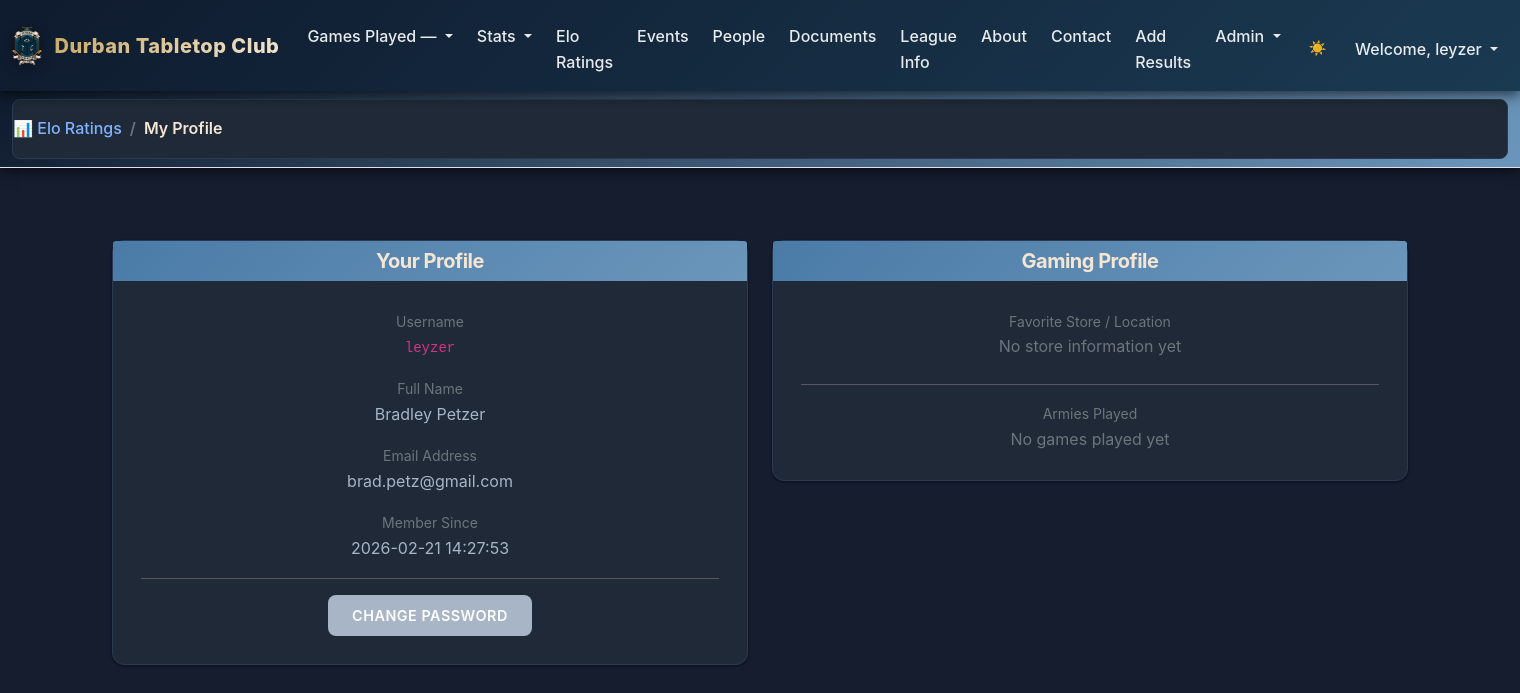
Screenshot of /profile (signed in) with the database file from the repository.
### tables this page shows
CREATE TABLE users (
    user_id        INTEGER PRIMARY KEY,
    email          TEXT NOT NULL UNIQUE,
    "user_name"   TEXT NOT NULL,
    password_hash  TEXT NOT NULL,
    is_active      INTEGER NOT NULL DEFAULT 1,
    created_at     TEXT NOT NULL DEFAULT (datetime('now'))
, "full_name" TEXT NOT NULL, is_provisional INTEGER DEFAULT 0);

### routes/main.py (the view, shortened to what this page needs)
@main_bp.route("/profile", methods=["GET", "POST"])
@login_required
def profile():
    user_id = int(session["user_id"])
    year = CURRENT_YEAR()
    try:
        with sqlite3.connect('GPTLeague.db') as connection:
            connection.row_factory = sqlite3.Row
            cursor = connection.cursor()
            if request.method == "GET":
                user = cursor.execute(
                    "SELECT user_id, email, user_name, full_name, is_active, created_at FROM users WHERE user_id=?",
                    (user_id,)
                ).fetchone()
                from helpers import is_admin
                is_user_admin = is_admin(user_id)
                armies_played = cursor.execute("""
                    SELECT f.faction_name, s.system_name, COUNT(*) as game_count
                    FROM game_participants gp
                    JOIN factions f ON gp.faction_id = f.faction_id
                    JOIN games g ON gp.game_id = g.game_id
                    JOIN systems s ON g.system_id = s.system_id
                    WHERE gp.player_id = ?
                    GROUP BY f.faction_id, s.system_id
                    ORDER BY s.system_name, game_count DESC
                """, (user_id,)).fetchall()
                favorite_store = cursor.execute("""
                    SELECT l.name, l.city, COUNT(*) as game_count
                    FROM games g
                    JOIN game_participants gp ON g.game_id = gp.game_id
                    JOIN locations l ON g.location_id = l.location_id
                    WHERE gp.player_id = ?
                    GROUP BY g.location_id
                    ORDER BY game_count DESC
                    LIMIT 1
                """, (user_id,)).fetchone()
                users_list = []
                if is_user_admin:
                    users_list = cursor.execute("""
                        SELECT u.user_id, u.user_name, u.full_name,
                        CASE WHEN EXISTS (
                            SELECT 1 FROM user_roles
                            WHERE user_roles.user_id = u.user_id AND role = 'admin'
                        ) THEN 1 ELSE 0 END AS is_admin
                        FROM users u
                        ORDER BY u.user_name
                    """).fetchall()
                return render_template("profile.html",
                                       user=user,
                                       users_list=users_list,
                                       is_user_admin=is_user_admin,
                                       armies_played=armies_played,
                                       favorite_store=favorite_store,
                                       CURRENT_YEAR=year)
    except Exception as e:
        logger.error(f"Error in profile: {str(e)}")
        flash('An error occurred loading profile', 'warning')
        return apology("An error occurred loading profile", 400)

### templates/profile.html (shortened to what this page needs)
{% extends "layout.html" %}
{% block main %}
<div class="container mt-4">
    <div class="row">
        <div class="col-lg-6 mb-4">
            <div class="card">
                <div class="card-header bg-primary text-white">
                    <h5 class="mb-0">Your Profile</h5>
                </div>
                <div class="card-body">
                    <div class="mb-3">
                        <label class="text-muted small">Username</label>
                        <p class="mb-0"><code>{{ user.user_name }}</code></p>
                    </div>
                    <div class="mb-3">
                        <label class="text-muted small">Full Name</label>
                        <p class="mb-0">{{ user.full_name }}</p>
                    </div>
                    <div class="mb-3">
                        <label class="text-muted small">Email Address</label>
                        <p class="mb-0">{{ user.email }}</p>
                    </div>
                    <div class="mb-3">
                        <label class="text-muted small">Member Since</label>
                        <p class="mb-0">{{ user.created_at }}</p>
                    </div>
                    <hr>
                    <a href="{{ url_for('auth.reset_password') }}" class="btn btn-secondary">Change Password</a>
                </div>
            </div>
        </div>
        <div class="col-lg-6 mb-4">
            <div class="card">
                <div class="card-header bg-info text-white">
                    <h5 class="mb-0">Gaming Profile</h5>
                </div>
                <div class="card-body">
                    <div class="mb-4">
                        <label class="text-muted small">Favorite Store / Location</label>
                        {% if favorite_store %}
                            <p class="mb-1"><strong>{{ favorite_store.name }}</strong></p>
                            {% if favorite_store.city %}
                                <p class="text-muted small mb-0">{{ favorite_store.city }} • {{ favorite_store.game_count }} games</p>
                            {% else %}
                                <p class="text-muted small mb-0">{{ favorite_store.game_count }} games</p>
                            {% endif %}
                        {% else %}
                            <p class="text-muted mb-0">No store information yet</p>
                        {% endif %}
                    </div>
                    <hr>
                    <div>
                        <label class="text-muted small">Armies Played</label>
                        {% if armies_played %}
                            {% set current_system = None %}
                            {% for army in armies_played %}
                                {% if current_system != army.system_name %}
                                    {% if current_system != None %}
                                        </div>
                                    {% endif %}
                                    <div class="mt-2">
                                        <small class="text-muted fw-bold">{{ army.system_name }}</small>
                                    {% set current_system = army.system_name %}
                                {% endif %}
                                <div class="d-flex justify-content-between align-items-center py-2 border-bottom">
                                    <span>{{ army.faction_name }}</span>
                                    <span class="badge bg-secondary">{{ army.game_count }} games</span>
                                </div>
                            {% endfor %}
                            </div>
                        {% else %}
                            <p class="text-muted mb-0">No games played yet</p>
                        {% endif %}
                    </div>
                </div>
            </div>
        </div>
    </div>
</div>
{% endblock %}

### templates/layout.html (shortened to what this page needs)
<!DOCTYPE html>
<html lang="en">
<head>
  <link href="https://cdn.jsdelivr.net/npm/bootstrap@5.1.3/dist/css/bootstrap.min.css"
 rel="stylesheet">
  <link href="{{ url_for('static', filename='styles.css') }}" rel="stylesheet">
</head>
    <body>
        <nav class="navbar navbar-expand-md navbar-dark dtc-navbar">
            <div class="container-fluid">
                <a class="navbar-brand dtc-brand" href="/overall">
                    <img src="{{ url_for('static', filename='dtc_logo.png') }}" alt="DTC Logo" class="dtc-logo">
                    <span class="brand-text">Durban Tabletop Club</span>
                </a>
                <div class="collapse navbar-collapse" id="navbar">
                    {% if current_user%}
                        <ul class="navbar-nav ms-auto mt-2">
                            <li class="nav-item dropdown">
                                <a class="nav-link dropdown-toggle" href="#" id="systemDropdown" role="button"
                                data-bs-toggle="dropdown" aria-expanded="false">
                                Games Played — {{ system_name }}
                                </a>
                            </li>
                            <li class="nav-item dropdown">
                                <a class="nav-link dropdown-toggle" href="#" id="statsDropdown" role="button"
                                data-bs-toggle="dropdown" aria-expanded="false">
                                Stats
                                </a>
                            </li>
                            <li class="nav-item"><a class="nav-link" href="/elo_ratings">Elo Ratings</a></li>
                            <li class="nav-item"><a class="nav-link" href="{{ url_for('main.events') }}">Events</a></li>
                            <li class="nav-item"><a class="nav-link" href="{{ url_for('main.people') }}">People</a></li>
                            <li class="nav-item"><a class="nav-link" href="{{ url_for('main.documents') }}">Documents</a></li>
                            <li class="nav-item"><a class="nav-link" href="{{ url_for('main.league_formats') }}">League Info</a></li>
                            <li class="nav-item"><a class="nav-link" href="/about">About</a></li>
                            <li class="nav-item"><a class="nav-link" href="{{ url_for('main.contact') }}">Contact</a></li>
                            {% if current_user and current_user.is_admin %}
                                <li class="nav-item"><a class="nav-link" href="{{ url_for('leagues.league') }}">Add Results</a></li>
                                <li class="nav-item dropdown">
                                    <a class="nav-link dropdown-toggle" href="#" id="adminDropdown" role="button" data-bs-toggle="dropdown" aria-expanded="false">
                                        Admin
                                    </a>
                                </li>
                            {% endif %}
                        </ul>
                        <ul class="navbar-nav ms-auto mt-2">
                            <li class="nav-item">
                                <button class="nav-link btn btn-link dark-mode-toggle" type="button" aria-label="Toggle dark mode" style="border: none; background: none; padding: 0.5rem 0.75rem; color: rgba(255, 255, 255, 0.9);">
                                    <span class="theme-icon">🌙</span>
                                </button>
                            </li>
                            <li class="nav-item dropdown">
                                <a class="nav-link dropdown-toggle" href="#" id="userDropdown" role="button"
                                data-bs-toggle="dropdown" aria-expanded="false">
                                Welcome, {{ current_user['user_name'] }}
                                </a>
                            </li>
                        </ul>
                    {% endif %}
                </div>
            </div>
        </nav>
        {% block breadcrumbs %}
        <nav aria-label="breadcrumb" class="bg-light py-2 border-bottom">
            <div class="container-fluid">
                <ol class="breadcrumb mb-0">
                    {% if request.path == '/' or request.path.startswith('/overall') %}
                        <li class="breadcrumb-item active">Overall</li>
                    {% elif request.path.startswith('/factionstats') %}
                        <li class="breadcrumb-item"><a href="/elo_ratings">📊 Elo Ratings</a></li>
                        <li class="breadcrumb-item active">Faction Stats</li>
                    {% elif request.path.startswith('/playerstats') %}
                        <li class="breadcrumb-item"><a href="/elo_ratings">📊 Elo Ratings</a></li>
                        <li class="breadcrumb-item active">Player Stats</li>
                    {% elif request.path.startswith('/store_reports') %}
                        <li class="breadcrumb-item"><a href="/elo_ratings">📊 Elo Ratings</a></li>
                        <li class="breadcrumb-item active">Store Reports</li>
                    {% elif request.path.startswith('/overall') %}
                        <li class="breadcrumb-item active">Overall</li>
                    {% elif request.path.startswith('/events') %}
                        <li class="breadcrumb-item"><a href="/overall">Overall</a></li>
                        <li class="breadcrumb-item active">Events Calendar</li>
                    {% elif request.path.startswith('/people') %}
                        <li class="breadcrumb-item"><a href="/overall">Overall</a></li>
                        <li class="breadcrumb-item active">Club People</li>
                    {% elif request.path.startswith('/documents') %}
                        <li class="breadcrumb-item"><a href="/overall">Overall</a></li>
                        <li class="breadcrumb-item active">Club Documents</li>
                    {% elif request.path.startswith('/league_formats') %}
                        <li class="breadcrumb-item"><a href="/elo_ratings">📊 Elo Ratings</a></li>
                        <li class="breadcrumb-item active">Scoring Formats</li>
                    {% elif request.path.startswith('/admin/league') %}
                        <li class="breadcrumb-item"><a href="{{ url_for('admin.admin_memberships_dashboard') }}">Admin Dashboard</a></li>
                        <li class="breadcrumb-item active">League Settings</li>
                    {% elif request.path.startswith('/profile') %}
                        <li class="breadcrumb-item"><a href="/elo_ratings">📊 Elo Ratings</a></li>
                        <li class="breadcrumb-item active">My Profile</li>
                    {% elif request.path.startswith('/league') %}
                        <li class="breadcrumb-item"><a href="{{ url_for('leagues.league') }}">Add Results</a></li>
                    {% elif request.path.startswith('/admin/memberships') %}
                        <li class="breadcrumb-item"><a href="{{ url_for('admin.admin_memberships_dashboard') }}">Admin Dashboard</a></li>
                        <li class="breadcrumb-item active">Manage Memberships</li>
                    {% elif request.path.startswith('/admin/manage_users') %}
                        <li class="breadcrumb-item"><a href="{{ url_for('admin.admin_memberships_dashboard') }}">Admin Dashboard</a></li>
                        <li class="breadcrumb-item active">Manage Users</li>
                    {% elif request.path.startswith('/admin/batch_upload_users') %}
                        <li class="breadcrumb-item"><a href="{{ url_for('admin.admin_memberships_dashboard') }}">Admin Dashboard</a></li>
                        <li class="breadcrumb-item active">Batch Add Users</li>
                    {% elif request.path.startswith('/admin/batch_upload') %}
                        <li class="breadcrumb-item"><a href="{{ url_for('admin.admin_memberships_dashboard') }}">Admin Dashboard</a></li>
                        <li class="breadcrumb-item active">Batch Upload Results</li>
                    {% elif request.path.startswith('/about') %}
                        <li class="breadcrumb-item"><a href="/overall">Overall</a></li>
                        <li class="breadcrumb-item active">About</li>
                    {% elif request.path.startswith('/contact') %}
                        <li class="breadcrumb-item"><a href="/overall">Overall</a></li>
                        <li class="breadcrumb-item active">Contact Us</li>
                    {% elif request.path.startswith('/login') %}
                        <li class="breadcrumb-item active">Log In</li>
                    {% elif request.path.startswith('/register') %}
                        <li class="breadcrumb-item active">Register</li>
                    {% endif %}
                </ol>
            </div>
        </nav>
        {% endblock %}
        <main class="container-fluid py-5 text-center">
            {% block main %}{% endblock %}
        </main>
    </body>
</html>

### rows the page displays
users: user_name "leyzer", full_name "Bradley Petzer", email "brad.petz@gmail.com", created_at "2026-02-21 14:27:53"
